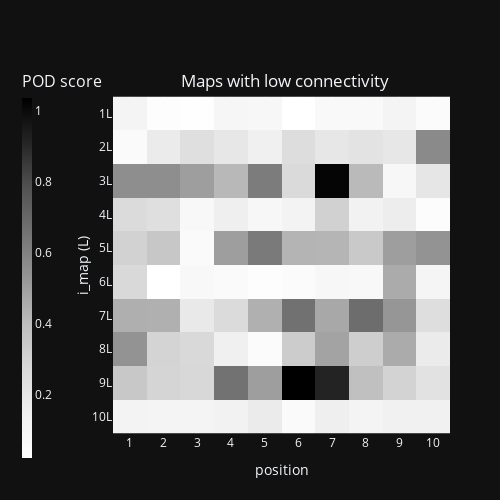
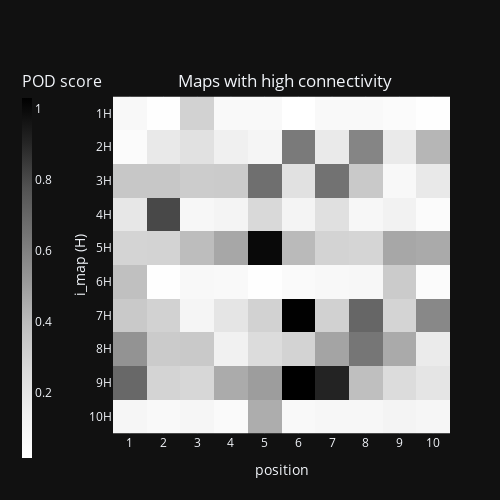
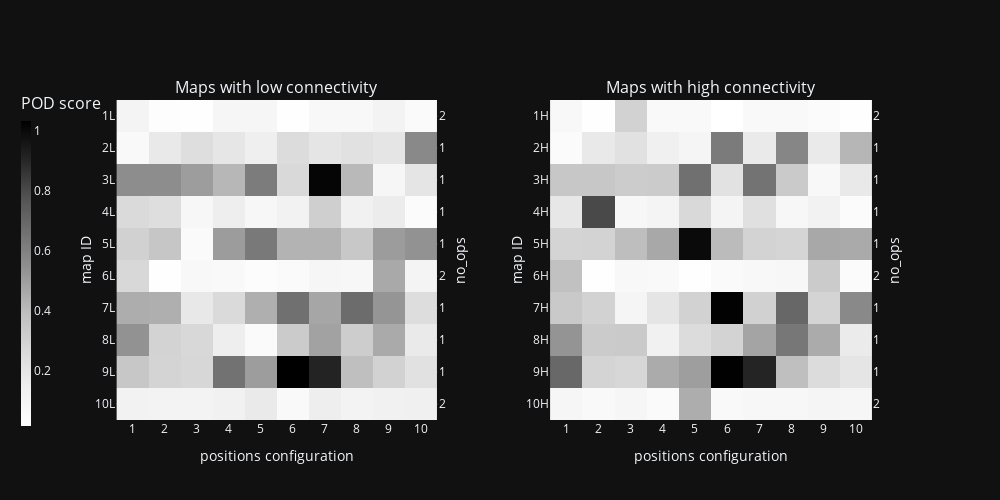

Notebook code cell kept with these figures, in order:
### Code cell
def calculate_heatmap_data(*, df, col_i, col_j, col_data):
    return df[[col_i, col_j, col_data]].pivot(
        index=col_i, columns=col_j, values=col_data
    )


def add_ticks(*, fig, offset_fig, col_i, col_j, heatmap_data, row2label=str, idx_x, idx_y, secondary_y=False):
    idx_x += offset_fig
    idx_y += offset_fig * 2
    # print(f'{idx_x=}, {idx_y=}')
    
    # Apply axis settings to each subplot
    xaxis_key = 'xaxis' + (str(idx_x + 1) if idx_x > 0 else '') 
    yaxis_key = 'yaxis' + (str(idx_y + 1) if idx_y > 0 else '')
    
    # Update axis title based on whether it's a secondary y-axis
    yaxis_title = "no_ops" if secondary_y else col_i
    
    # Set a larger title_standoff for the secondary y-axis to move the label further from the chart
    standoff_value = 10 if secondary_y else 0
    
    fig.update_layout(**{
        xaxis_key: dict(
            title=col_j,
            tickmode="array",
            tickvals=list(heatmap_data.columns),
            ticktext=[f'{x}' for x in heatmap_data.columns],
            title_standoff=7,  # Move x-axis title closer
            automargin=True,
        ),
        yaxis_key: dict(
            title=yaxis_title,
            tickmode="array",
            tickvals=list(heatmap_data.index),
            ticktext=[row2label(y) for y in heatmap_data.columns],
            autorange="reversed",  # Reverse the y-axis for top-to-bottom ticks
            title_standoff=standoff_value,  # Move y-axis title closer
            automargin=True,
        )
    })
    
    
def add_all_ticks(*, fig, offset_fig, col_i, col_j, heatmap_data, idx, are_bridges):
    # Dictionary to map Map IDs to the number of OPs
    map_to_ops = {
        1: 2, 6: 2, 10: 2,  # Maps with 2 OPs
        2: 1, 3: 1, 4: 1, 5: 1, 7: 1, 8: 1, 9: 1,  # Maps with 1 OP
    }
    
    # Check if the current map is low or high connectivity
    primary_label = 'L' if not are_bridges else 'H'  # Use 'L' for low connectivity maps
    
    add_ticks(
        fig=fig, offset_fig=offset_fig, col_i=col_i, col_j=col_j, heatmap_data=heatmap_data, 
        idx_x=idx, idx_y=idx * 2,
        row2label=lambda r: f'{r}{primary_label}',
    )
    
    add_ticks(
        fig=fig, offset_fig=offset_fig, col_i=col_i, col_j=col_j, heatmap_data=heatmap_data, 
        idx_x=idx, idx_y=idx * 2 + 1,
        row2label=lambda r: f'{map_to_ops[r]}',
        secondary_y=True
    )
    

def plot_df_csd(*, title, col_i, col_j, col_data, heatmap_data):
    # Create an interactive heatmap
    fig = px.imshow(
        heatmap_data,
        labels={"x": col_j, "y": col_i, "color": col_data},
        title=title,
    )

    hovertemplate=col_i + ": %{y}<br>" + col_j + ": %{x}<br>"
    hovertemplate+=col_data + ": %{z}"
    hovertemplate+="<extra></extra>"
    
    fig.update_traces(
        hovertemplate=hovertemplate,
    )
    
    # Add the secondary y-axis for 'no_ops'
    fig.update_layout(
        yaxis2=dict(
            title="no_ops",
            overlaying="y",
            side="right",
            tickmode="array",
            tickvals=list(heatmap_data.index),
            ticktext=[f"{2 if y in [1, 6, 10] else 1}" for y in heatmap_data.index],
            automargin=True,
        )
    )

    return fig


def make_subplots_row(titles):
    fig = make_subplots(
        rows=1,
        cols=len(titles),
        subplot_titles=titles,
        specs=[[{'secondary_y': True}] * len(titles)],
        horizontal_spacing=0.14  # Adjust spacing between subplots
    )

    # Set fixed dimensions to ensure square charts
    fig.update_layout(
        autosize=False,
        width=500 * len(titles),  # Adjust based on the number of subplots
        height=500,               # Fixed height to make the plots square
    )
    
    return fig

    
def plot_csd_scores(runname):    
    col_i = 'i_map'
    col_j = 'position'
    col_data = 'CSD score (AVs)'
    
    display(HTML(f'<h1>CSD scores</h2>'))
    key2df = get_key2df(runname)
    
    list_are_bridges = [False, True]
    titles = ['Maps with low connectivity', 'Maps with high connectivity'] 
    
    # Create subplots
    fig = make_subplots_row(titles)
    
    for idx, are_bridges in enumerate(list_are_bridges):
        df = key2df[are_bridges, 'conf']
        heatmap_data = calculate_heatmap_data(df=df, col_i=col_i, col_j=col_j, col_data=col_data)
        
        # Determine primary label (L for low connectivity, H for high connectivity)
        primary_label = 'L' if not are_bridges else 'H'
        
        heatmap_fig = plot_df_csd(
            title=f'{titles[idx]}',  # TODO: `subplot_titles`
            col_i=col_i,
            col_j=col_j,
            col_data=col_data,
            heatmap_data=heatmap_data,
        )     
        
        # Apply the same layout settings to the individual figure
        heatmap_fig.update_layout(
            title=dict(
                #text=f'{titles[idx]}',
                x=0.57,
                y=0.85,
                xanchor='center',
                yanchor='top',
            ),
            autosize=False,
            width=500,  # Same fixed width as the subplot
            height=500,  # Same fixed height as the subplot
            coloraxis=dict(
                colorscale="Greys", 
                colorbar=dict(
                    title="POD score", 
                    titlefont=dict(size=16),
                    x=-0.3,
                    titleside="top",
                    thickness=10,
                    len=1.1  # ⬅ Increases the length of the colorbar (default is 0.5)
                )                        
            ),  # Colorbar on the left
                            
            xaxis=dict(
                title=col_j,
                tickmode="array",
                tickvals=list(heatmap_data.columns),
                ticktext=[f'{x}' for x in heatmap_data.columns],
            ),
            yaxis=dict(
                title=f'{col_i} ({primary_label})',
                tickmode="array",
                tickvals=list(heatmap_data.index),
                ticktext=[f'{y}{primary_label}' for y in heatmap_data.index],
                autorange="reversed",
                automargin=True,
                title_standoff=0.0,  # Move the y-axis label closer to the chart
            ),
            yaxis2=dict(
                title='no_ops',
                overlaying='y',
                side='right',
                tickmode="array",
                tickvals=list(heatmap_data.index),
                ticktext=[f'{2 if y in [1, 6, 10] else 1}' for y in heatmap_data.index],
                automargin=True,
            ),
            margin=dict(l=50, r=50, t=80, b=50)  # Adjust margins for better spacing
        )
        
        # Add heatmap to the subplot
        for trace in heatmap_fig.data:
            trace.update(coloraxis="coloraxis1")  # Link each subplot to the shared color axis
            trace.update(showscale=True)
            fig.add_trace(trace, row=1, col=idx + 1, secondary_y=False)        
            fig.add_trace(trace, row=1, col=idx + 1, secondary_y=True)        
            
        # Add ticks for the subplot
        add_all_ticks(fig=fig, offset_fig=0, col_i='map ID', col_j='positions configuration', heatmap_data=heatmap_data, idx=idx, are_bridges=are_bridges)
        
        # for axis in fig.layout:
        #     if axis.startswith('xaxis') or axis.startswith('yaxis'):
        #         print(axis)

        # Show the individual figure
        heatmap_fig.show()
        
        # Show the individual figure separately
     #   heatmap_fig.show()
        
    fig.update_layout(
        coloraxis1=dict(  # shared color axis
            colorscale="Greys",
            colorbar=dict(
                title="POD score",
                titlefont=dict(size=16),
                x=-0.13,  # Colorbar position for subplots
                titleside="top",
                thickness=10,
                len=1.1  # ⬅ Increases the length of the colorbar (default is 0.5)
            )
        ),
        xaxis=dict(scaleanchor="y"),  # Ensures the x-axis and y-axis are scaled equally
        yaxis=dict(scaleanchor="x"),  # Ensures the y-axis and x-axis are scaled equally
    )
        
    # Display the figure
    fig.show()
    
    display(HTML('<hr/>'))
            
plot_csd_scores('20241230_173555')

### Figure 1 — Plotly figure (JSON) as saved in the notebook; plotly's stock layout.template omitted (floating-point values rounded to 4 significant figures)
{"data": [{"coloraxis": "coloraxis", "name": "0", "x": [1, 2, 3, 4, 5, 6, 7, 8, 9, 10], "y": [1, 2, 3, 4, 5, 6, 7, 8, 9, 10], "z": [[0.111, 0.03564, 0.0273, 0.09394, 0.08853, 0.02365, 0.07451, 0.07466, 0.1165, 0.05619], [0.06768, 0.1784, 0.2425, 0.1999, 0.1502, 0.2541, 0.2006, 0.2226, 0.2006, 0.5712], [0.5576, 0.5576, 0.5028, 0.416, 0.6207, 0.2679, 1.018, 0.41, 0.09303, 0.2058], [0.2662, 0.2394, 0.08456, 0.1538, 0.08642, 0.1256, 0.3132, 0.1296, 0.1667, 0.04894], [0.305, 0.3579, 0.06026, 0.5034, 0.6302, 0.4298, 0.4286, 0.3468, 0.5034, 0.5404], [0.2761, 0.02193, 0.07708, 0.06643, 0.03879, 0.05724, 0.08896, 0.08249, 0.4608, 0.1041], [0.4477, 0.4425, 0.188, 0.2642, 0.4425, 0.6621, 0.4709, 0.6791, 0.5281, 0.2484], [0.5392, 0.2983, 0.2742, 0.1507, 0.05706, 0.3346, 0.4849, 0.3261, 0.46, 0.1771], [0.3521, 0.2939, 0.2773, 0.6565, 0.5007, 1.034, 0.9127, 0.3874, 0.3007, 0.2229], [0.1239, 0.1166, 0.118, 0.133, 0.1751, 0.06752, 0.1557, 0.1144, 0.1375, 0.1398]], "xaxis": "x", "yaxis": "y", "hovertemplate": "i_map: %{y}<br>position: %{x}<br>CSD score (AVs): %{z}<extra></extra>", "showscale": true, "type": "heatmap"}], "layout": {"xaxis": {"anchor": "y", "domain": [0.0, 1.0], "scaleanchor": "y", "constrain": "domain", "title": {"text": "position"}, "tickmode": "array", "tickvals": [1, 2, 3, 4, 5, 6, 7, 8, 9, 10], "ticktext": ["1", "2", "3", "4", "5", "6", "7", "8", "9", "10"]}, "yaxis": {"anchor": "x", "domain": [0.0, 1.0], "autorange": "reversed", "constrain": "domain", "title": {"text": "i_map (L)", "standoff": 0.0}, "tickmode": "array", "tickvals": [1, 2, 3, 4, 5, 6, 7, 8, 9, 10], "ticktext": ["1L", "2L", "3L", "4L", "5L", "6L", "7L", "8L", "9L", "10L"], "automargin": true}, "coloraxis": {"colorbar": {"title": {"text": "POD score", "font": {"size": 16}, "side": "top"}, "x": -0.3, "thickness": 10, "len": 1.1}, "colorscale": [[0.0, "rgb(255,255,255)"], [0.125, "rgb(240,240,240)"], [0.25, "rgb(217,217,217)"], [0.375, "rgb(189,189,189)"], [0.5, "rgb(150,150,150)"], [0.625, "rgb(115,115,115)"], [0.75, "rgb(82,82,82)"], [0.875, "rgb(37,37,37)"], [1.0, "rgb(0,0,0)"]]}, "title": {"text": "Maps with low connectivity", "x": 0.57, "y": 0.85, "xanchor": "center", "yanchor": "top"}, "yaxis2": {"title": {"text": "no_ops"}, "overlaying": "y", "side": "right", "tickmode": "array", "tickvals": [1, 2, 3, 4, 5, 6, 7, 8, 9, 10], "ticktext": ["2", "1", "1", "1", "1", "2", "1", "1", "1", "2"], "automargin": true}, "margin": {"l": 50, "r": 50, "t": 80, "b": 50}, "autosize": false, "width": 500, "height": 500}}

### Figure 2 — Plotly figure (JSON) as saved in the notebook; plotly's stock layout.template omitted (floating-point values rounded to 4 significant figures)
{"data": [{"coloraxis": "coloraxis", "name": "0", "x": [1, 2, 3, 4, 5, 6, 7, 8, 9, 10], "y": [1, 2, 3, 4, 5, 6, 7, 8, 9, 10], "z": [[0.07563, 0.0272, 0.3003, 0.06648, 0.0697, 0.01497, 0.06755, 0.06529, 0.04628, 0.0258], [0.04501, 0.1788, 0.2255, 0.1405, 0.1018, 0.6237, 0.1765, 0.584, 0.1765, 0.4186], [0.3518, 0.3518, 0.3271, 0.3337, 0.6634, 0.2225, 0.6525, 0.3396, 0.07119, 0.182], [0.1919, 0.8053, 0.08355, 0.1121, 0.2697, 0.1062, 0.2318, 0.07999, 0.1239, 0.04967], [0.2933, 0.2964, 0.3934, 0.467, 0.9991, 0.4038, 0.2971, 0.287, 0.467, 0.4583], [0.3803, 0.01929, 0.07632, 0.06361, 0.02174, 0.05501, 0.07615, 0.07923, 0.3334, 0.04968], [0.3429, 0.2996, 0.09761, 0.2031, 0.2996, 1.027, 0.3056, 0.6986, 0.2914, 0.5713], [0.5325, 0.3323, 0.3398, 0.1303, 0.2509, 0.295, 0.4775, 0.6372, 0.4563, 0.1712], [0.6929, 0.2925, 0.2781, 0.4556, 0.4979, 1.03, 0.9107, 0.3883, 0.2504, 0.2007], [0.09488, 0.06992, 0.09169, 0.05941, 0.4487, 0.06727, 0.08634, 0.08089, 0.1038, 0.08975]], "xaxis": "x", "yaxis": "y", "hovertemplate": "i_map: %{y}<br>position: %{x}<br>CSD score (AVs): %{z}<extra></extra>", "showscale": true, "type": "heatmap"}], "layout": {"xaxis": {"anchor": "y", "domain": [0.0, 1.0], "scaleanchor": "y", "constrain": "domain", "title": {"text": "position"}, "tickmode": "array", "tickvals": [1, 2, 3, 4, 5, 6, 7, 8, 9, 10], "ticktext": ["1", "2", "3", "4", "5", "6", "7", "8", "9", "10"]}, "yaxis": {"anchor": "x", "domain": [0.0, 1.0], "autorange": "reversed", "constrain": "domain", "title": {"text": "i_map (H)", "standoff": 0.0}, "tickmode": "array", "tickvals": [1, 2, 3, 4, 5, 6, 7, 8, 9, 10], "ticktext": ["1H", "2H", "3H", "4H", "5H", "6H", "7H", "8H", "9H", "10H"], "automargin": true}, "coloraxis": {"colorbar": {"title": {"text": "POD score", "font": {"size": 16}, "side": "top"}, "x": -0.3, "thickness": 10, "len": 1.1}, "colorscale": [[0.0, "rgb(255,255,255)"], [0.125, "rgb(240,240,240)"], [0.25, "rgb(217,217,217)"], [0.375, "rgb(189,189,189)"], [0.5, "rgb(150,150,150)"], [0.625, "rgb(115,115,115)"], [0.75, "rgb(82,82,82)"], [0.875, "rgb(37,37,37)"], [1.0, "rgb(0,0,0)"]]}, "title": {"text": "Maps with high connectivity", "x": 0.57, "y": 0.85, "xanchor": "center", "yanchor": "top"}, "yaxis2": {"title": {"text": "no_ops"}, "overlaying": "y", "side": "right", "tickmode": "array", "tickvals": [1, 2, 3, 4, 5, 6, 7, 8, 9, 10], "ticktext": ["2", "1", "1", "1", "1", "2", "1", "1", "1", "2"], "automargin": true}, "margin": {"l": 50, "r": 50, "t": 80, "b": 50}, "autosize": false, "width": 500, "height": 500}}

### Figure 3 — Plotly figure (JSON) as saved in the notebook; plotly's stock layout.template omitted (floating-point values rounded to 4 significant figures)
{"data": [{"coloraxis": "coloraxis", "hovertemplate": "i_map: %{y}<br>position: %{x}<br>CSD score (AVs): %{z}<extra></extra>", "name": "0", "showscale": true, "x": [1, 2, 3, 4, 5, 6, 7, 8, 9, 10], "xaxis": "x", "y": [1, 2, 3, 4, 5, 6, 7, 8, 9, 10], "yaxis": "y", "z": [[0.111, 0.03564, 0.0273, 0.09394, 0.08853, 0.02365, 0.07451, 0.07466, 0.1165, 0.05619], [0.06768, 0.1784, 0.2425, 0.1999, 0.1502, 0.2541, 0.2006, 0.2226, 0.2006, 0.5712], [0.5576, 0.5576, 0.5028, 0.416, 0.6207, 0.2679, 1.018, 0.41, 0.09303, 0.2058], [0.2662, 0.2394, 0.08456, 0.1538, 0.08642, 0.1256, 0.3132, 0.1296, 0.1667, 0.04894], [0.305, 0.3579, 0.06026, 0.5034, 0.6302, 0.4298, 0.4286, 0.3468, 0.5034, 0.5404], [0.2761, 0.02193, 0.07708, 0.06643, 0.03879, 0.05724, 0.08896, 0.08249, 0.4608, 0.1041], [0.4477, 0.4425, 0.188, 0.2642, 0.4425, 0.6621, 0.4709, 0.6791, 0.5281, 0.2484], [0.5392, 0.2983, 0.2742, 0.1507, 0.05706, 0.3346, 0.4849, 0.3261, 0.46, 0.1771], [0.3521, 0.2939, 0.2773, 0.6565, 0.5007, 1.034, 0.9127, 0.3874, 0.3007, 0.2229], [0.1239, 0.1166, 0.118, 0.133, 0.1751, 0.06752, 0.1557, 0.1144, 0.1375, 0.1398]], "type": "heatmap"}, {"coloraxis": "coloraxis", "hovertemplate": "i_map: %{y}<br>position: %{x}<br>CSD score (AVs): %{z}<extra></extra>", "name": "0", "showscale": true, "x": [1, 2, 3, 4, 5, 6, 7, 8, 9, 10], "xaxis": "x", "y": [1, 2, 3, 4, 5, 6, 7, 8, 9, 10], "yaxis": "y2", "z": [[0.111, 0.03564, 0.0273, 0.09394, 0.08853, 0.02365, 0.07451, 0.07466, 0.1165, 0.05619], [0.06768, 0.1784, 0.2425, 0.1999, 0.1502, 0.2541, 0.2006, 0.2226, 0.2006, 0.5712], [0.5576, 0.5576, 0.5028, 0.416, 0.6207, 0.2679, 1.018, 0.41, 0.09303, 0.2058], [0.2662, 0.2394, 0.08456, 0.1538, 0.08642, 0.1256, 0.3132, 0.1296, 0.1667, 0.04894], [0.305, 0.3579, 0.06026, 0.5034, 0.6302, 0.4298, 0.4286, 0.3468, 0.5034, 0.5404], [0.2761, 0.02193, 0.07708, 0.06643, 0.03879, 0.05724, 0.08896, 0.08249, 0.4608, 0.1041], [0.4477, 0.4425, 0.188, 0.2642, 0.4425, 0.6621, 0.4709, 0.6791, 0.5281, 0.2484], [0.5392, 0.2983, 0.2742, 0.1507, 0.05706, 0.3346, 0.4849, 0.3261, 0.46, 0.1771], [0.3521, 0.2939, 0.2773, 0.6565, 0.5007, 1.034, 0.9127, 0.3874, 0.3007, 0.2229], [0.1239, 0.1166, 0.118, 0.133, 0.1751, 0.06752, 0.1557, 0.1144, 0.1375, 0.1398]], "type": "heatmap"}, {"coloraxis": "coloraxis", "hovertemplate": "i_map: %{y}<br>position: %{x}<br>CSD score (AVs): %{z}<extra></extra>", "name": "0", "showscale": true, "x": [1, 2, 3, 4, 5, 6, 7, 8, 9, 10], "xaxis": "x2", "y": [1, 2, 3, 4, 5, 6, 7, 8, 9, 10], "yaxis": "y3", "z": [[0.07563, 0.0272, 0.3003, 0.06648, 0.0697, 0.01497, 0.06755, 0.06529, 0.04628, 0.0258], [0.04501, 0.1788, 0.2255, 0.1405, 0.1018, 0.6237, 0.1765, 0.584, 0.1765, 0.4186], [0.3518, 0.3518, 0.3271, 0.3337, 0.6634, 0.2225, 0.6525, 0.3396, 0.07119, 0.182], [0.1919, 0.8053, 0.08355, 0.1121, 0.2697, 0.1062, 0.2318, 0.07999, 0.1239, 0.04967], [0.2933, 0.2964, 0.3934, 0.467, 0.9991, 0.4038, 0.2971, 0.287, 0.467, 0.4583], [0.3803, 0.01929, 0.07632, 0.06361, 0.02174, 0.05501, 0.07615, 0.07923, 0.3334, 0.04968], [0.3429, 0.2996, 0.09761, 0.2031, 0.2996, 1.027, 0.3056, 0.6986, 0.2914, 0.5713], [0.5325, 0.3323, 0.3398, 0.1303, 0.2509, 0.295, 0.4775, 0.6372, 0.4563, 0.1712], [0.6929, 0.2925, 0.2781, 0.4556, 0.4979, 1.03, 0.9107, 0.3883, 0.2504, 0.2007], [0.09488, 0.06992, 0.09169, 0.05941, 0.4487, 0.06727, 0.08634, 0.08089, 0.1038, 0.08975]], "type": "heatmap"}, {"coloraxis": "coloraxis", "hovertemplate": "i_map: %{y}<br>position: %{x}<br>CSD score (AVs): %{z}<extra></extra>", "name": "0", "showscale": true, "x": [1, 2, 3, 4, 5, 6, 7, 8, 9, 10], "xaxis": "x2", "y": [1, 2, 3, 4, 5, 6, 7, 8, 9, 10], "yaxis": "y4", "z": [[0.07563, 0.0272, 0.3003, 0.06648, 0.0697, 0.01497, 0.06755, 0.06529, 0.04628, 0.0258], [0.04501, 0.1788, 0.2255, 0.1405, 0.1018, 0.6237, 0.1765, 0.584, 0.1765, 0.4186], [0.3518, 0.3518, 0.3271, 0.3337, 0.6634, 0.2225, 0.6525, 0.3396, 0.07119, 0.182], [0.1919, 0.8053, 0.08355, 0.1121, 0.2697, 0.1062, 0.2318, 0.07999, 0.1239, 0.04967], [0.2933, 0.2964, 0.3934, 0.467, 0.9991, 0.4038, 0.2971, 0.287, 0.467, 0.4583], [0.3803, 0.01929, 0.07632, 0.06361, 0.02174, 0.05501, 0.07615, 0.07923, 0.3334, 0.04968], [0.3429, 0.2996, 0.09761, 0.2031, 0.2996, 1.027, 0.3056, 0.6986, 0.2914, 0.5713], [0.5325, 0.3323, 0.3398, 0.1303, 0.2509, 0.295, 0.4775, 0.6372, 0.4563, 0.1712], [0.6929, 0.2925, 0.2781, 0.4556, 0.4979, 1.03, 0.9107, 0.3883, 0.2504, 0.2007], [0.09488, 0.06992, 0.09169, 0.05941, 0.4487, 0.06727, 0.08634, 0.08089, 0.1038, 0.08975]], "type": "heatmap"}], "layout": {"xaxis": {"anchor": "y", "domain": [0.0, 0.4], "title": {"text": "positions configuration"}, "tickmode": "array", "tickvals": [1, 2, 3, 4, 5, 6, 7, 8, 9, 10], "ticktext": ["1", "2", "3", "4", "5", "6", "7", "8", "9", "10"], "automargin": true, "scaleanchor": "y"}, "yaxis": {"anchor": "x", "domain": [0.0, 1.0], "title": {"text": "map ID", "standoff": 0}, "tickmode": "array", "tickvals": [1, 2, 3, 4, 5, 6, 7, 8, 9, 10], "ticktext": ["1L", "2L", "3L", "4L", "5L", "6L", "7L", "8L", "9L", "10L"], "autorange": "reversed", "automargin": true, "scaleanchor": "x"}, "yaxis2": {"anchor": "x", "overlaying": "y", "side": "right", "title": {"text": "no_ops", "standoff": 10}, "tickmode": "array", "tickvals": [1, 2, 3, 4, 5, 6, 7, 8, 9, 10], "ticktext": ["2", "1", "1", "1", "1", "2", "1", "1", "1", "2"], "autorange": "reversed", "automargin": true}, "xaxis2": {"anchor": "y3", "domain": [0.54, 0.94], "title": {"text": "positions configuration"}, "tickmode": "array", "tickvals": [1, 2, 3, 4, 5, 6, 7, 8, 9, 10], "ticktext": ["1", "2", "3", "4", "5", "6", "7", "8", "9", "10"], "automargin": true}, "yaxis3": {"anchor": "x2", "domain": [0.0, 1.0], "title": {"text": "map ID", "standoff": 0}, "tickmode": "array", "tickvals": [1, 2, 3, 4, 5, 6, 7, 8, 9, 10], "ticktext": ["1H", "2H", "3H", "4H", "5H", "6H", "7H", "8H", "9H", "10H"], "autorange": "reversed", "automargin": true}, "yaxis4": {"anchor": "x2", "overlaying": "y3", "side": "right", "title": {"text": "no_ops", "standoff": 10}, "tickmode": "array", "tickvals": [1, 2, 3, 4, 5, 6, 7, 8, 9, 10], "ticktext": ["2", "1", "1", "1", "1", "2", "1", "1", "1", "2"], "autorange": "reversed", "automargin": true}, "annotations": [{"font": {"size": 16}, "showarrow": false, "text": "Maps with low connectivity", "x": 0.2, "xanchor": "center", "xref": "paper", "y": 1.0, "yanchor": "bottom", "yref": "paper"}, {"font": {"size": 16}, "showarrow": false, "text": "Maps with high connectivity", "x": 0.74, "xanchor": "center", "xref": "paper", "y": 1.0, "yanchor": "bottom", "yref": "paper"}], "autosize": false, "width": 1000, "height": 500, "coloraxis": {"colorbar": {"title": {"text": "POD score", "font": {"size": 16}, "side": "top"}, "x": -0.13, "thickness": 10, "len": 1.1}, "colorscale": [[0.0, "rgb(255,255,255)"], [0.125, "rgb(240,240,240)"], [0.25, "rgb(217,217,217)"], [0.375, "rgb(189,189,189)"], [0.5, "rgb(150,150,150)"], [0.625, "rgb(115,115,115)"], [0.75, "rgb(82,82,82)"], [0.875, "rgb(37,37,37)"], [1.0, "rgb(0,0,0)"]]}}}
